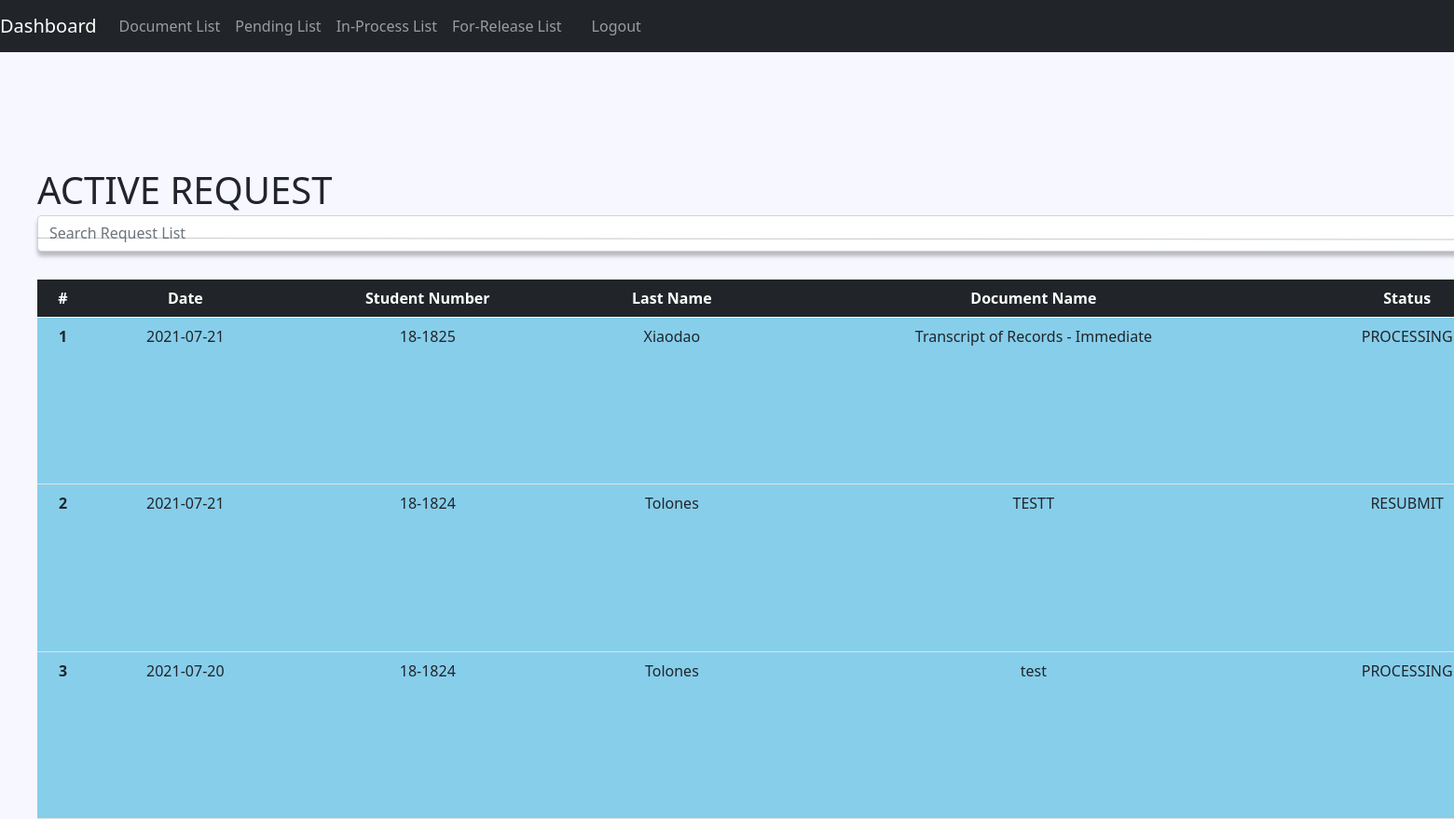
/optimized/public/registrar_view/dashboard.php, run on an earlier commit of the app's database.
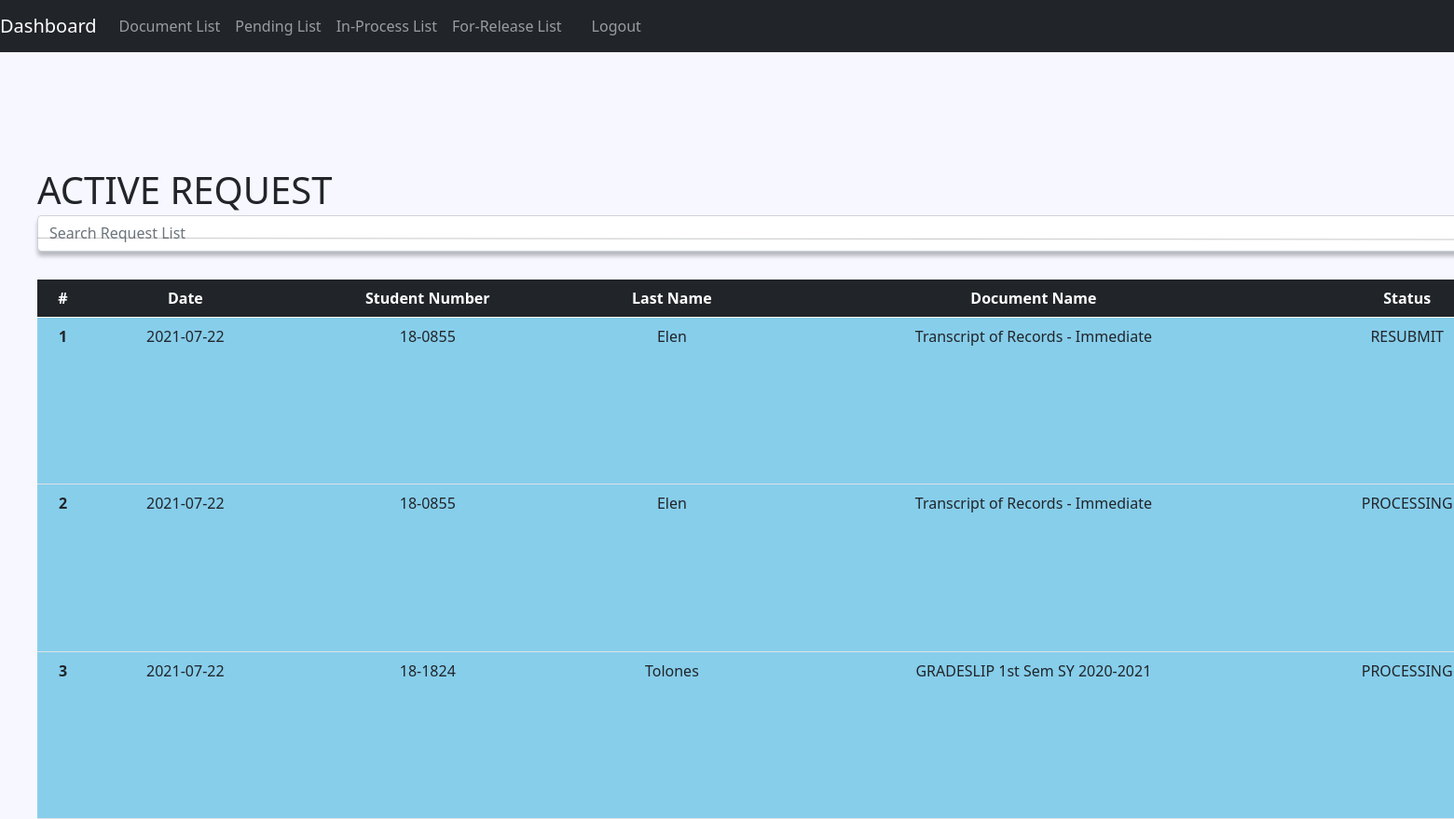
And on a later commit of the database.
### tables this page shows
CREATE TABLE `document_request` (
  `request_number` int(12) NOT NULL,
  `student_number` varchar(10) NOT NULL,
  `document_id` int(10) NOT NULL,
  `request_date` date NOT NULL,
  `request_status` varchar(20) NOT NULL,
  `remarks` longtext DEFAULT NULL,
  `upfile` varchar(2048) DEFAULT NULL,
  `upfile_name` varchar(128) DEFAULT NULL,
  `date_approved` date DEFAULT NULL,
  `date_released` date DEFAULT NULL,
  `date_finished` date DEFAULT NULL
);

CREATE TABLE `student_info` (
  `student_number` varchar(10) NOT NULL,
  `last_name` varchar(50) NOT NULL,
  `first_name` varchar(50) NOT NULL,
  `middle_name` varchar(50) NOT NULL,
  `full_name` varchar(128) NOT NULL,
  `course` varchar(128) NOT NULL,
  `year_of_enrollment` varchar(16) NOT NULL,
  `email` varchar(128) NOT NULL
);

CREATE TABLE `documents` (
  `document_id` int(10) NOT NULL,
  `document_name` varchar(50) NOT NULL,
  `requirements` longtext NOT NULL
);

### optimized/resource/opt2/active_table_view.php (the view, shortened to what this page needs)
<table class="table" style="position: absolute; width: 1825px; left: 40px; top: 300px; filter: drop-shadow(10px 10px 2px rgba(0, 0, 0, 0.25)); background-color: #87CEEB; text-align: center; background-color: #87CEEB;">
  <thead class="table-dark">
    <tr>
      <th scope="col">#</th>
      <th scope="col">Date</th>
      <th scope="col">Student Number</th>
      <th scope="col">Last Name</th>
      <th scope="col">Document Name</th>
      <th scope="col">Status</th>
    </tr>
  </thead>
  <tbody>
  <?php foreach ($requests as $i => $request): ?>
      <tr>
        <th scope="row"><?php echo $i + 1 ?></th>
        <td><?php echo $request['request_date']?></td>
        <td><?php echo $request['student_number']?></td>
        <td><?php echo $request['last_name']?></td>
        <td><?php echo $request['document_name']?></td>
        <td><?php echo $request['request_status']?></td>
      </tr>
    <?php endforeach ?>
  </tbody>
</table>

### optimized/resource/opt2/header.php (shortened to what this page needs)
<!doctype html>
<html lang="en">
  <head>
    <link rel="stylesheet" type="text/css" href="../CssJs/style.css">
    <link rel="stylesheet" href="https://cdn.jsdelivr.net/npm/bootstrap@5.0.2/dist/css/bootstrap.min.css">

### optimized/resource/opt2/nav.php (shortened to what this page needs)
<nav class="navbar navbar-expand-lg navbar navbar-dark bg-dark">
  <a class="navbar-brand" href="dashboard.php">Dashboard</a>
  <div class="collapse navbar-collapse" id="navbarSupportedContent">
    <ul class="navbar-nav mr-auto">
      <li class="nav-item active">
        <a class="nav-link" href="documents/documents.php">Document List</a>
      </li>
      <li class="nav-item active">
        <a class="nav-link" href="pending_list.php">Pending List</a>
      </li>
      <li class="nav-item">
        <a class="nav-link" href="in_process_list.php">In-Process List</a>
      </li>
      <li class="nav-item">
        <a class="nav-link" href="for_release_list.php">For-Release List</a>
      </li>
      <li class="nav-item">
      <a class="nav-link disabled" href=""><?php echo $_SESSION['user'];
        ?></a>
      </li>
      <li class="nav-item">
        <a class="nav-link" href="../account/logout.php" onclick="return confirm('Are you sure?')">Logout</a>
      </li>
    </ul>
  </div>
</nav>

### optimized/public/registrar_view/dashboard.php (shortened to what this page needs)
<?php
require_once "../../resource/opt2/database.php";
require_once "../../resource/opt2/header.php";
require_once "../../resource/opt2/nav.php";
$search = $_GET['search'] ?? '';
if($search) {
  $statement = $pdo->prepare("SELECT document_request.request_number, document_request.request_date, student_info.student_number, student_info.last_name, documents.document_name, document_request.request_status FROM document_request INNER JOIN student_info ON document_request.student_number = student_info.student_number JOIN documents ON document_request.document_id = documents.document_id WHERE document_request.request_status IN ('RESUBMIT','PENDING','PROCESSING','RELEASE') AND (student_info.student_number LIKE :student_number OR student_info.full_name LIKE :full_name OR documents.document_name LIKE :document_name) ORDER BY document_request.request_number DESC");
  $statement->bindValue(':stat', $status);
  $statement->bindValue(':document_name', "%$search%");
  $statement->bindValue(':student_number', "%$search%");
  $statement->bindValue(':full_name', "%$search%");
} else {
  $statement = $pdo->prepare("SELECT document_request.request_number, document_request.request_date, student_info.student_number, student_info.last_name, documents.document_name, document_request.request_status FROM document_request INNER JOIN student_info ON document_request.student_number = student_info.student_number JOIN documents ON document_request.document_id = documents.document_id WHERE document_request.request_status IN ('RESUBMIT','PENDING','PROCESSING','RELEASE') ORDER BY document_request.request_number DESC");
}
$statement->execute();
$requests = $statement->fetchAll(PDO::FETCH_ASSOC);
?>
</head>
    <body style="background-color: #F7F7FF;">
        <form>
        <div class="input-group mb-3">
            <input type="text" class="form-control searchbar" style="position: absolute; left: 40px; top: 175px; width: 1726px; color: #000000; filter: drop-shadow(0px 5px 2px rgba(0, 0, 0, 0.25)); color: #000000;" placeholder="Search Request List">
        </div>
    <body>
        <h1 style="position: absolute; left: 40px; top: 180px;">ACTIVE REQUEST </h1>
        <?php
            include_once "../../resource/opt2/active_table_view.php";
        ?>
        <hr>
    </body>
</html>

### optimized/resource/CssJs/style.css (style rules this page uses)
html, body { background-color: #F7F7FF; }
table { position: absolute; width: 1825px; height: 579px; left: 40px; top: 286px; bottom: 200px; filter: drop-shadow(10px 10px 2px rgba(0, 0, 0, 0.25)); background-color: #87CEEB; text-align: center; }
tr { box-sizing: border-box; }
hr { position: absolute; width: 1825px; height: 0px; left: 40px; top: 240px; border: 2px solid #000000; transform: rotate(0.06deg); }
input.searchbar { position: absolute; left: 40px; top: 205px; width: 1726px; height: 38.5px; color: #000000; filter: drop-shadow(0px 5px 2px rgba(0, 0, 0, 0.25)); color: #000000; }

What changed in the data, as far as the page shows it:
removed document_request: request_date "2021-07-21", student_info.student_number "18-1825", student_info.last_name "Xiaodao", document.document_name "Transcript of Records - Immediate", request_status "PROCESSING"
removed document_request: request_date "2021-07-21", student_info.student_number "18-1824", student_info.last_name "Tolones", document.document_name "TESTT", request_status "RESUBMIT"
removed document_request: request_date "2021-07-20", student_info.student_number "18-1824", student_info.last_name "Tolones", document.document_name "test", request_status "PROCESSING"
added document_request: request_date "2021-07-22", student_info.student_number "18-0855", student_info.last_name "Elen", document.document_name "Transcript of Records - Immediate", request_status "RESUBMIT"
added document_request: request_date "2021-07-22", student_info.student_number "18-0855", student_info.last_name "Elen", document.document_name "Transcript of Records - Immediate", request_status "PROCESSING"
added document_request: request_date "2021-07-22", student_info.student_number "18-1824", student_info.last_name "Tolones", document.document_name "GRADESLIP 1st Sem SY 2020-2021", request_status "PROCESSING"
